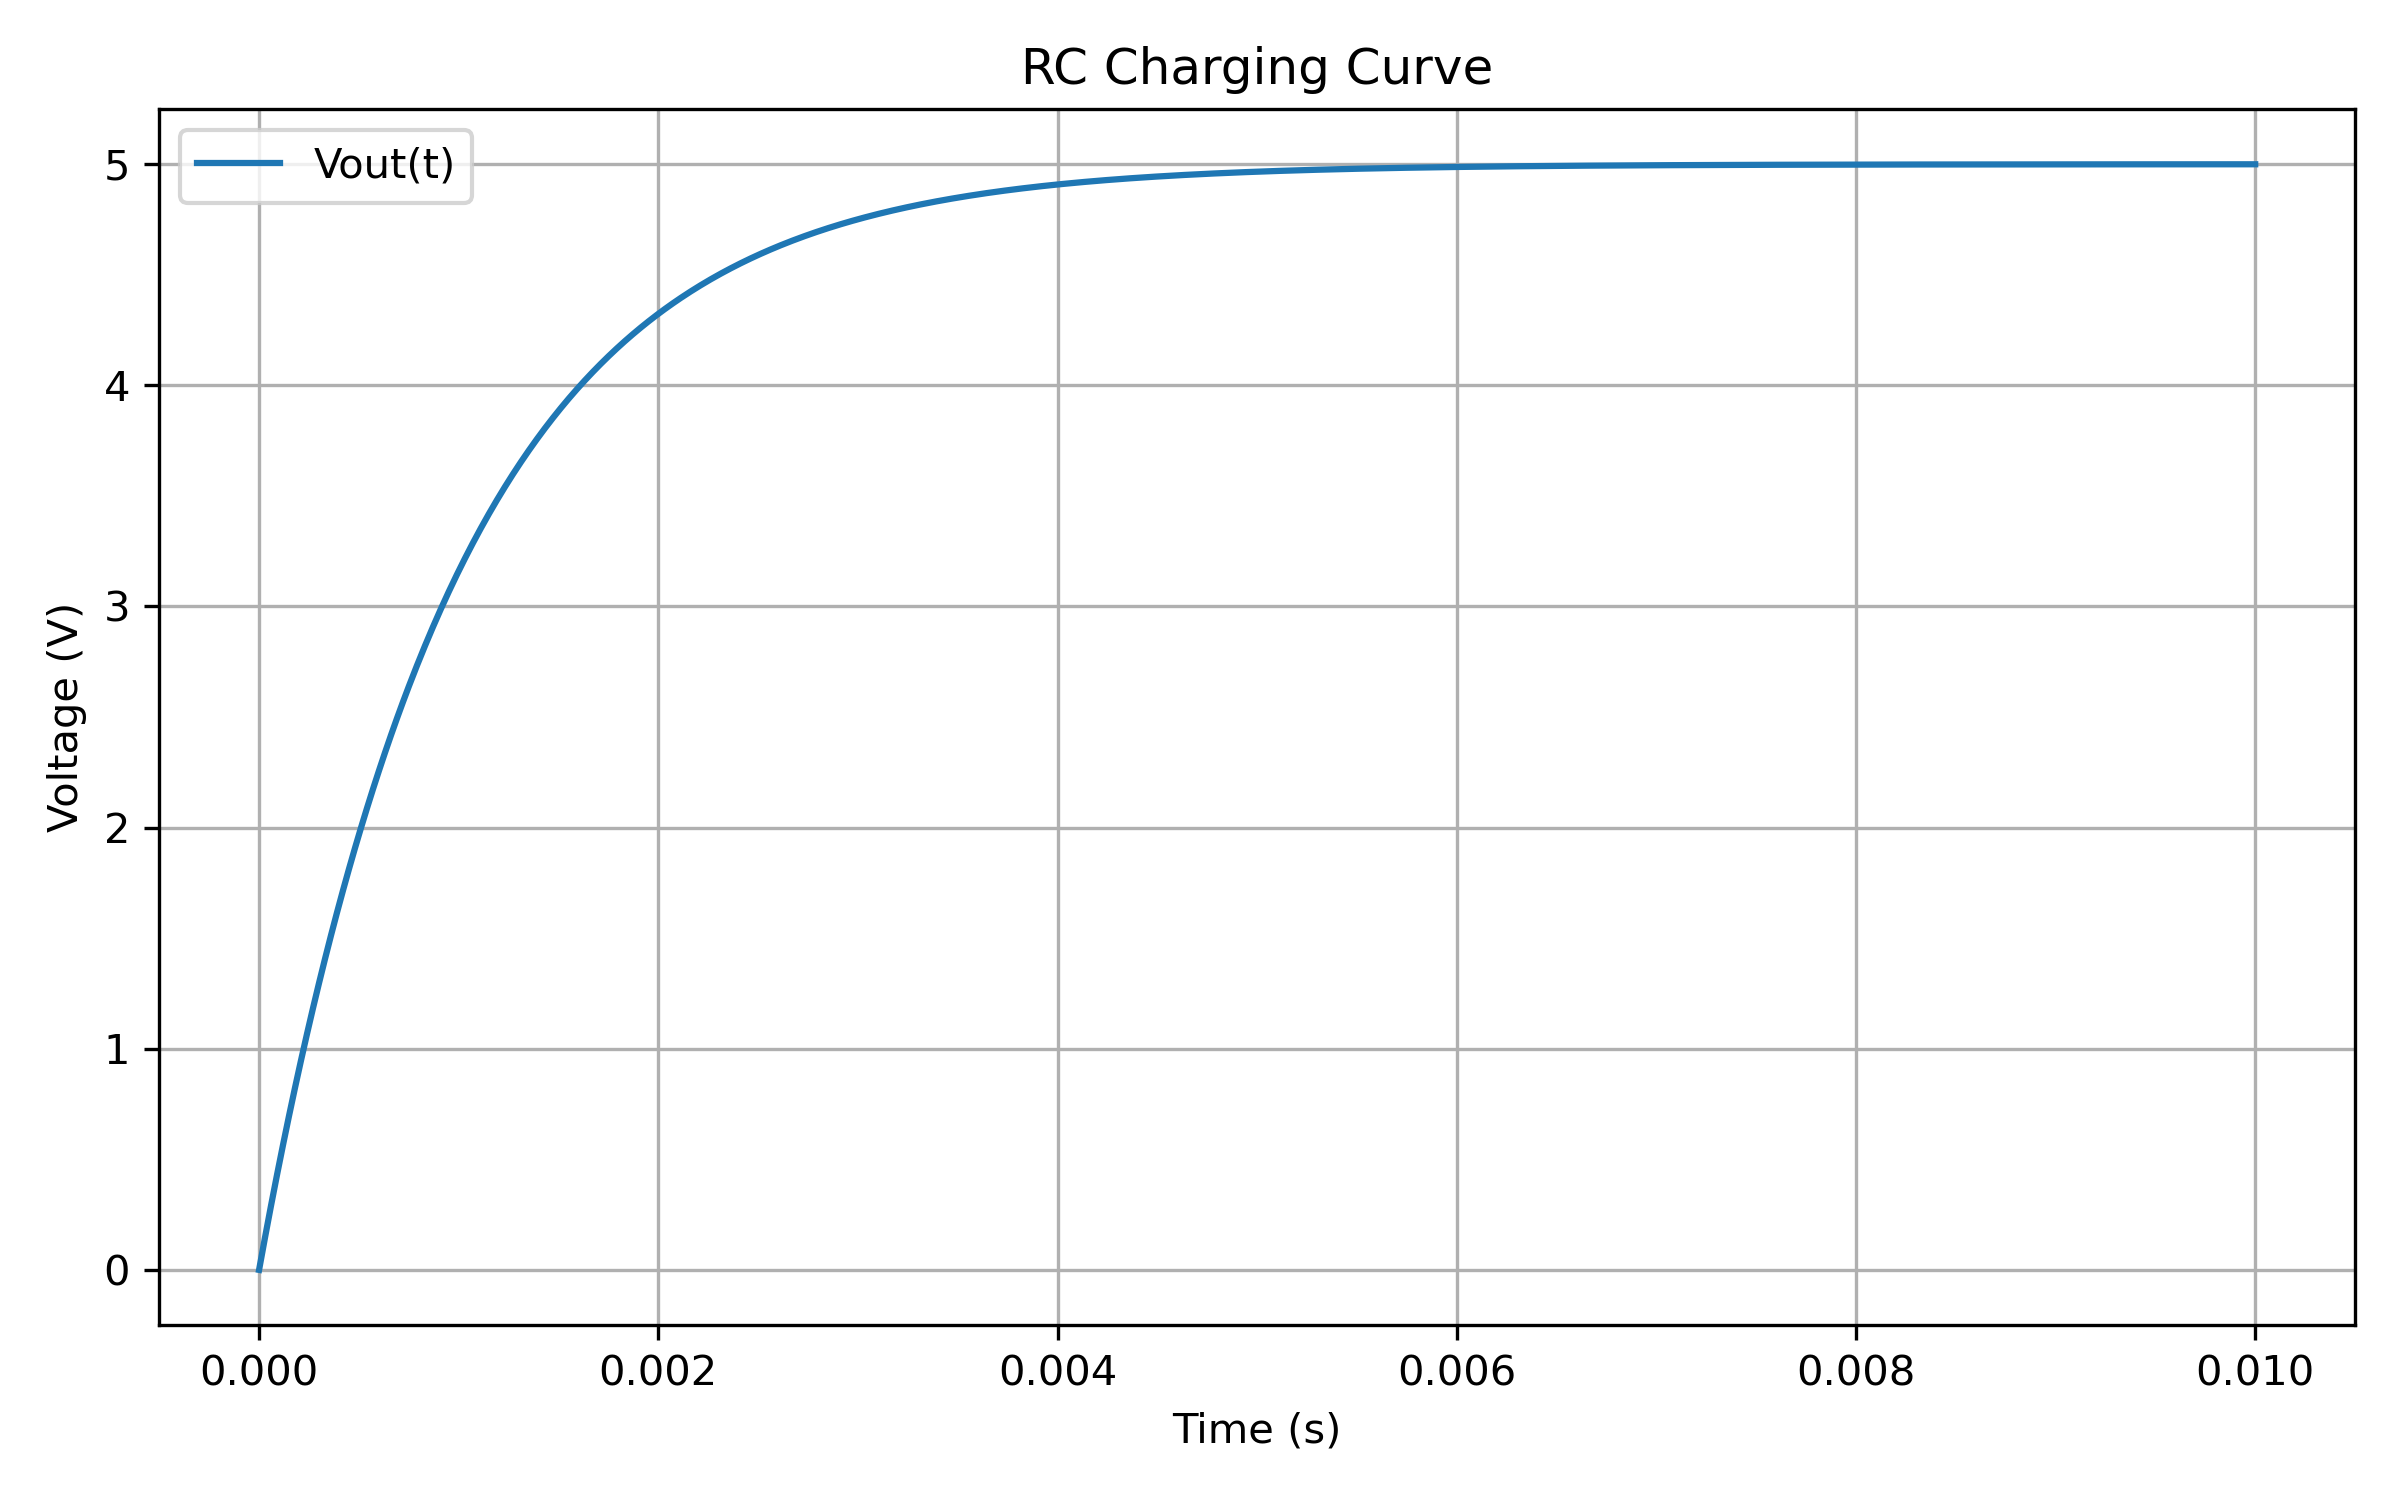

Write the Python code that produced this figure.
import numpy as np
import matplotlib.pyplot as plt

# RC circuit parameters
R = 1000          # ohms
C = 1e-6          # farads
Vin = 5           # volts

# Time vector
t = np.linspace(0, 0.01, 1000)   # 0 to 10 ms

# Capacitor charging equation
Vout = Vin * (1 - np.exp(-t / (R * C)))

# Plot
plt.figure(figsize=(8, 5))
plt.plot(t, Vout, label="Vout(t)")
plt.title("RC Charging Curve")
plt.xlabel("Time (s)")
plt.ylabel("Voltage (V)")
plt.grid(True)
plt.legend()
plt.tight_layout()

# Save image
plt.savefig("rc_charging_curve.png", dpi=300)
plt.show()
